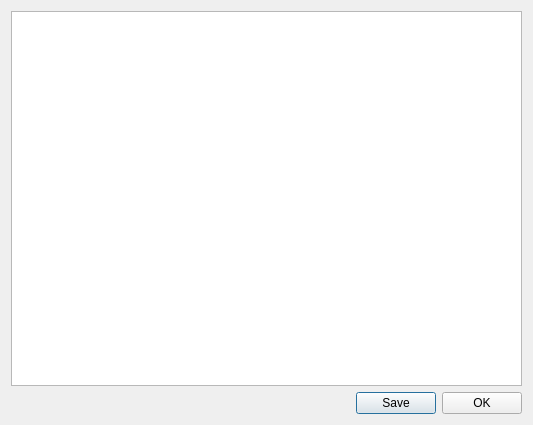
<?xml version="1.0" encoding="UTF-8"?>
<ui version="4.0">
 <class>DialogModelInfo</class>
 <widget class="QDialog" name="DialogModelInfo">
  <property name="windowModality">
   <enum>Qt::ApplicationModal</enum>
  </property>
  <property name="geometry">
   <rect>
    <x>0</x>
    <y>0</y>
    <width>533</width>
    <height>425</height>
   </rect>
  </property>
  <property name="windowTitle">
   <string notr="true"/>
  </property>
  <property name="modal">
   <bool>true</bool>
  </property>
  <layout class="QVBoxLayout" name="verticalLayout">
   <item>
    <widget class="QTableView" name="tableViewMain">
     <property name="editTriggers">
      <set>QAbstractItemView::NoEditTriggers</set>
     </property>
     <property name="selectionMode">
      <enum>QAbstractItemView::SingleSelection</enum>
     </property>
     <property name="selectionBehavior">
      <enum>QAbstractItemView::SelectRows</enum>
     </property>
     <attribute name="horizontalHeaderVisible">
      <bool>false</bool>
     </attribute>
     <attribute name="horizontalHeaderStretchLastSection">
      <bool>true</bool>
     </attribute>
     <attribute name="verticalHeaderVisible">
      <bool>false</bool>
     </attribute>
     <attribute name="verticalHeaderMinimumSectionSize">
      <number>20</number>
     </attribute>
     <attribute name="verticalHeaderDefaultSectionSize">
      <number>20</number>
     </attribute>
    </widget>
   </item>
   <item>
    <layout class="QHBoxLayout" name="horizontalLayout">
     <item>
      <spacer name="horizontalSpacer">
       <property name="orientation">
        <enum>Qt::Horizontal</enum>
       </property>
       <property name="sizeHint" stdset="0">
        <size>
         <width>40</width>
         <height>20</height>
        </size>
       </property>
      </spacer>
     </item>
     <item>
      <widget class="QPushButton" name="pushButtonSave">
       <property name="text">
        <string>Save</string>
       </property>
      </widget>
     </item>
     <item>
      <widget class="QPushButton" name="pushButtonOK">
       <property name="text">
        <string>OK</string>
       </property>
      </widget>
     </item>
    </layout>
   </item>
  </layout>
 </widget>
 <resources/>
 <connections/>
</ui>
